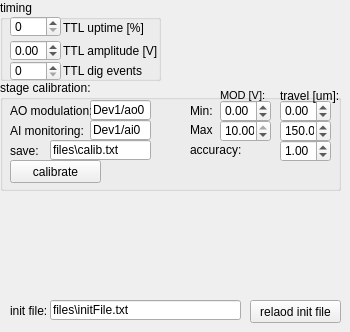
    <widget class="QWidget" name="advancedPara">
     <attribute name="title">
      <string>advanced</string>
     </attribute>
     <widget class="QGroupBox" name="advTiming">
      <property name="geometry">
       <rect>
        <x>0</x>
        <y>0</y>
        <width>161</width>
        <height>81</height>
       </rect>
      </property>
      <property name="title">
       <string>timing</string>
      </property>
      <widget class="QLabel" name="la_TTLuptime">
       <property name="geometry">
        <rect>
         <x>60</x>
         <y>20</y>
         <width>101</width>
         <height>16</height>
        </rect>
       </property>
       <property name="text">
        <string> TTL uptime [%]</string>
       </property>
      </widget>
      <widget class="QSpinBox" name="sb_TTLuptime">
       <property name="geometry">
        <rect>
         <x>10</x>
         <y>16</y>
         <width>51</width>
         <height>21</height>
        </rect>
       </property>
       <property name="keyboardTracking">
        <bool>false</bool>
       </property>
       <property name="maximum">
        <number>100</number>
       </property>
      </widget>
      <widget class="QDoubleSpinBox" name="dsb_TTLamplitude">
       <property name="geometry">
        <rect>
         <x>10</x>
         <y>40</y>
         <width>51</width>
         <height>21</height>
        </rect>
       </property>
       <property name="keyboardTracking">
        <bool>false</bool>
       </property>
       <property name="minimum">
        <double>-10.000000000000000</double>
       </property>
       <property name="maximum">
        <double>10.000000000000000</double>
       </property>
      </widget>
      <widget class="QLabel" name="la_TTLamplitude">
       <property name="geometry">
        <rect>
         <x>60</x>
         <y>40</y>
         <width>101</width>
         <height>21</height>
        </rect>
       </property>
       <property name="text">
        <string> TTL amplitude [V]</string>
       </property>
      </widget>
      <widget class="QSpinBox" name="sb_TTLdigEvents">
       <property name="geometry">
        <rect>
         <x>10</x>
         <y>61</y>
         <width>51</width>
         <height>20</height>
        </rect>
       </property>
       <property name="keyboardTracking">
        <bool>false</bool>
       </property>
       <property name="maximum">
        <number>100</number>
       </property>
      </widget>
      <widget class="QLabel" name="la_TTLdigEvents">
       <property name="geometry">
        <rect>
         <x>60</x>
         <y>60</y>
         <width>101</width>
         <height>21</height>
        </rect>
       </property>
       <property name="text">
        <string> TTL dig events </string>
       </property>
      </widget>
     </widget>
     <widget class="QLineEdit" name="le_initFilePath">
      <property name="geometry">
       <rect>
        <x>50</x>
        <y>300</y>
        <width>191</width>
        <height>20</height>
       </rect>
      </property>
      <property name="text">
       <string>files\initFile.txt</string>
      </property>
     </widget>
     <widget class="QLabel" name="la_initFile">
      <property name="geometry">
       <rect>
        <x>10</x>
        <y>300</y>
        <width>41</width>
        <height>21</height>
       </rect>
      </property>
      <property name="text">
       <string>init file:</string>
      </property>
     </widget>
     <widget class="QPushButton" name="pb_reloadInitFile">
      <property name="geometry">
       <rect>
        <x>250</x>
        <y>300</y>
        <width>91</width>
        <height>23</height>
       </rect>
      </property>
      <property name="text">
       <string>relaod init file</string>
      </property>
     </widget>
     <widget class="QGroupBox" name="advStageCalib">
      <property name="geometry">
       <rect>
        <x>0</x>
        <y>80</y>
        <width>341</width>
        <height>111</height>
       </rect>
      </property>
      <property name="title">
       <string>stage calibration:</string>
      </property>
      <widget class="QLineEdit" name="le_aoMod">
       <property name="geometry">
        <rect>
         <x>90</x>
         <y>20</y>
         <width>61</width>
         <height>20</height>
        </rect>
       </property>
       <property name="text">
        <string>Dev1/ao0</string>
       </property>
      </widget>
      <widget class="QLabel" name="la_aoMod">
       <property name="geometry">
        <rect>
         <x>10</x>
         <y>20</y>
         <width>81</width>
         <height>21</height>
        </rect>
       </property>
       <property name="text">
        <string>AO modulation:</string>
       </property>
      </widget>
      <widget class="QLabel" name="la_aiMon">
       <property name="geometry">
        <rect>
         <x>10</x>
         <y>40</y>
         <width>81</width>
         <height>21</height>
        </rect>
       </property>
       <property name="text">
        <string>AI monitoring:</string>
       </property>
      </widget>
      <widget class="QLineEdit" name="le_aiMon">
       <property name="geometry">
        <rect>
         <x>90</x>
         <y>40</y>
         <width>61</width>
         <height>20</height>
        </rect>
       </property>
       <property name="text">
        <string>Dev1/ai0</string>
       </property>
      </widget>
      <widget class="QDoubleSpinBox" name="dsb_modMin">
       <property name="geometry">
        <rect>
         <x>220</x>
         <y>20</y>
         <width>51</width>
         <height>22</height>
        </rect>
       </property>
       <property name="minimum">
        <double>-10.000000000000000</double>
       </property>
       <property name="maximum">
        <double>10.000000000000000</double>
       </property>
      </widget>
      <widget class="QDoubleSpinBox" name="dsb_modMax">
       <property name="geometry">
        <rect>
         <x>220</x>
         <y>40</y>
         <width>51</width>
         <height>22</height>
        </rect>
       </property>
       <property name="minimum">
        <double>-10.000000000000000</double>
       </property>
       <property name="maximum">
        <double>10.000000000000000</double>
       </property>
       <property name="value">
        <double>10.000000000000000</double>
       </property>
      </widget>
      <widget class="QDoubleSpinBox" name="dsb_umMin">
       <property name="geometry">
        <rect>
         <x>280</x>
         <y>20</y>
         <width>51</width>
         <height>22</height>
        </rect>
       </property>
       <property name="minimum">
        <double>-5000.000000000000000</double>
       </property>
       <property name="maximum">
        <double>5000.000000000000000</double>
       </property>
      </widget>
      <widget class="QDoubleSpinBox" name="dsb_umMax">
       <property name="geometry">
        <rect>
         <x>280</x>
         <y>40</y>
         <width>51</width>
         <height>22</height>
        </rect>
       </property>
       <property name="minimum">
        <double>-5000.000000000000000</double>
       </property>
       <property name="maximum">
        <double>5000.000000000000000</double>
       </property>
       <property name="value">
        <double>150.000000000000000</double>
       </property>
      </widget>
      <widget class="QLabel" name="la_modRange">
       <property name="geometry">
        <rect>
         <x>220</x>
         <y>0</y>
         <width>47</width>
         <height>31</height>
        </rect>
       </property>
       <property name="font">
        <font>
         <family>MS Shell Dlg 2</family>
         <pointsize>8</pointsize>
        </font>
       </property>
       <property name="text">
        <string>MOD [V]:</string>
       </property>
      </widget>
      <widget class="QLabel" name="la_travelRange">
       <property name="geometry">
        <rect>
         <x>280</x>
         <y>0</y>
         <width>61</width>
         <height>31</height>
        </rect>
       </property>
       <property name="text">
        <string>travel [um]:</string>
       </property>
      </widget>
      <widget class="QLabel" name="la_Min">
       <property name="geometry">
        <rect>
         <x>190</x>
         <y>20</y>
         <width>31</width>
         <height>21</height>
        </rect>
       </property>
       <property name="text">
        <string>Min:</string>
       </property>
      </widget>
      <widget class="QLabel" name="la_Max">
       <property name="geometry">
        <rect>
         <x>190</x>
         <y>40</y>
         <width>31</width>
         <height>20</height>
        </rect>
       </property>
       <property name="text">
        <string>Max</string>
       </property>
      </widget>
      <widget class="QLineEdit" name="le_saveCalibPath">
       <property name="geometry">
        <rect>
         <x>50</x>
         <y>60</y>
         <width>101</width>
         <height>20</height>
        </rect>
       </property>
       <property name="text">
        <string>files\calib.txt</string>
       </property>
      </widget>
      <widget class="QPushButton" name="pb_calib">
       <property name="geometry">
        <rect>
         <x>10</x>
         <y>80</y>
         <width>91</width>
         <height>23</height>
        </rect>
       </property>
       <property name="text">
        <string>calibrate</string>
       </property>
      </widget>
      <widget class="QLabel" name="la_saveCalibPath">
       <property name="geometry">
        <rect>
         <x>10</x>
         <y>60</y>
         <width>41</width>
         <height>21</height>
        </rect>
       </property>
       <property name="text">
        <string>save:</string>
       </property>
      </widget>
      <widget class="QLabel" name="la_accu">
       <property name="geometry">
        <rect>
         <x>190</x>
         <y>60</y>
         <width>61</width>
         <height>20</height>
        </rect>
       </property>
       <property name="text">
        <string>accuracy:</string>
       </property>
      </widget>
      <widget class="QDoubleSpinBox" name="dsb_umAccu">
       <property name="geometry">
        <rect>
         <x>280</x>
         <y>60</y>
         <width>51</width>
         <height>22</height>
        </rect>
       </property>
       <property name="value">
        <double>1.000000000000000</double>
       </property>
      </widget>
     </widget>
    </widget>
